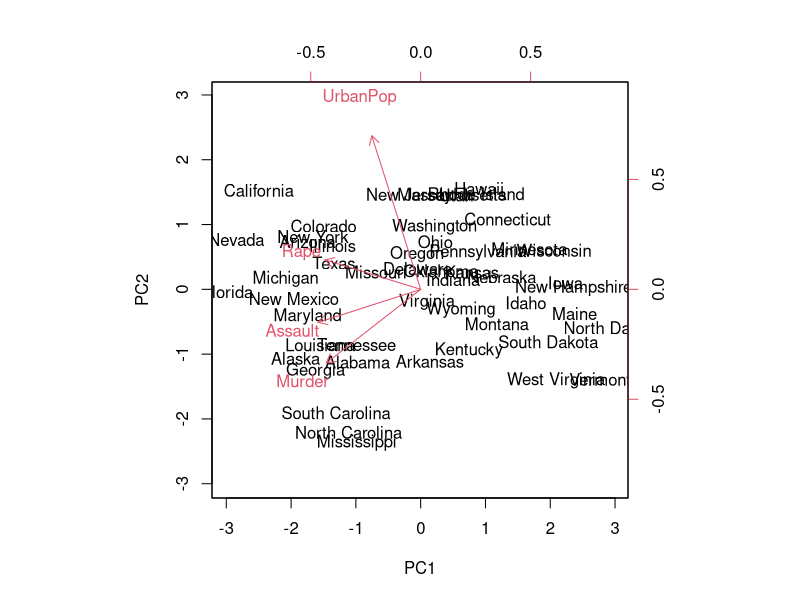
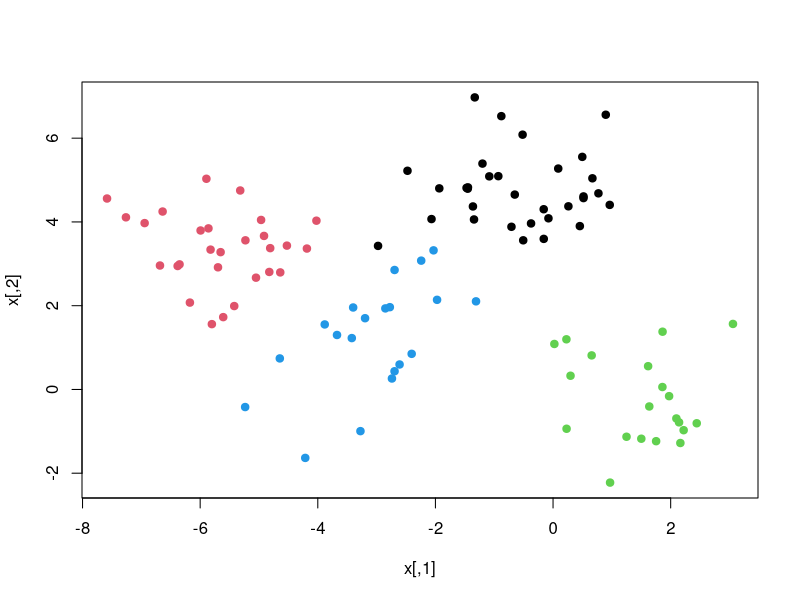
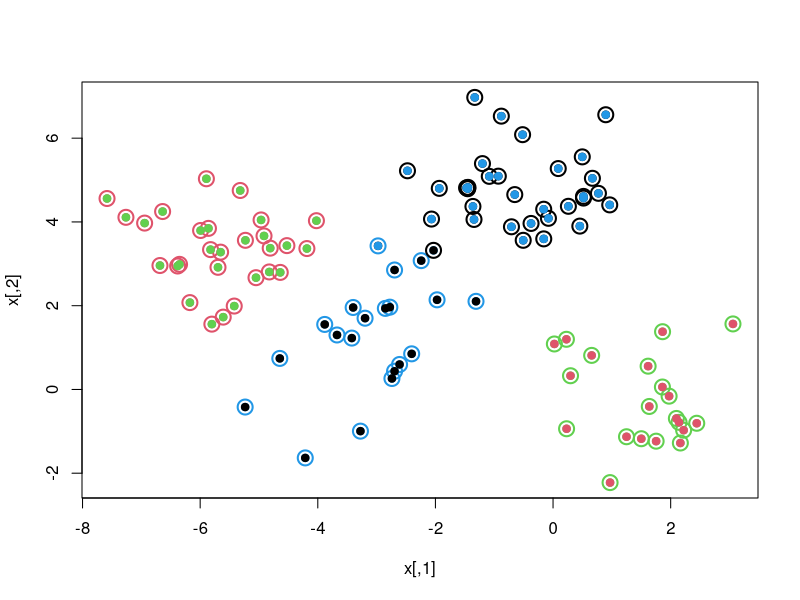
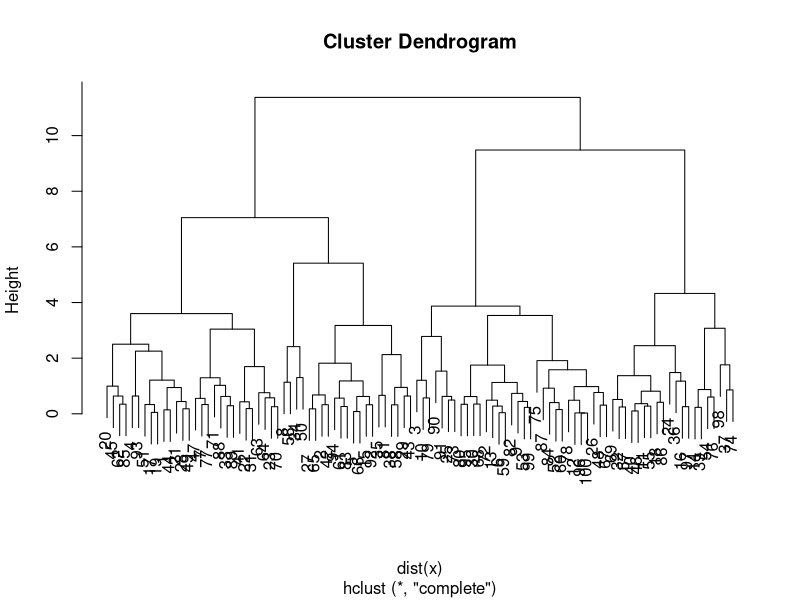
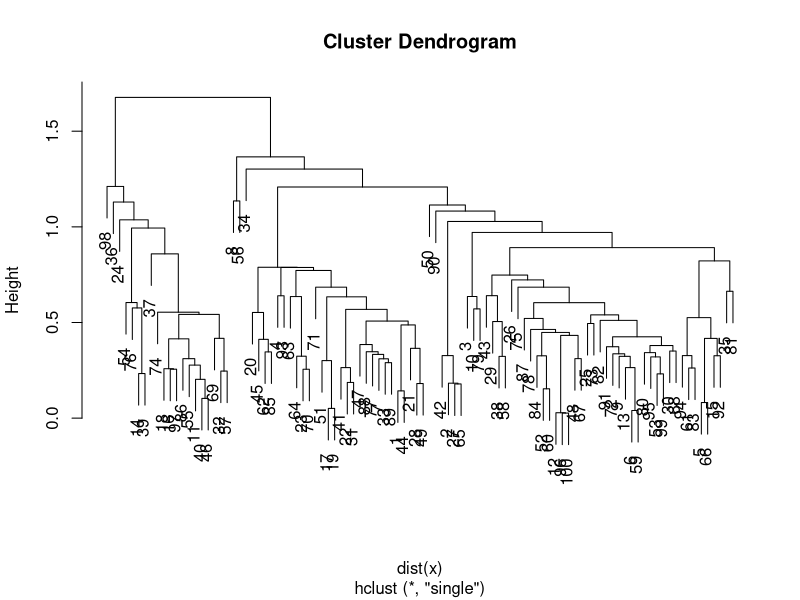
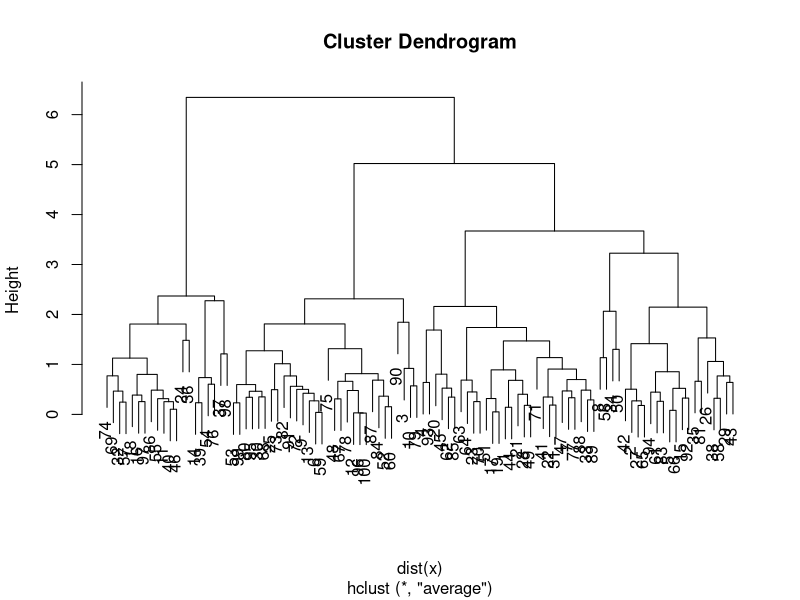

The R source for these figures, in order:
## ---- chunk 1
dimnames(USArrests)
apply(USArrests,2,mean)
apply(USArrests,2, var)
## ---- chunk 2
pca.out=prcomp(USArrests, scale=TRUE)
pca.out
names(pca.out)
biplot(pca.out, scale=0)
## ---- chunk 3
set.seed(101)
x=matrix(rnorm(100*2),100,2)
xmean=matrix(rnorm(8,sd=4),4,2)
which=sample(1:4,100,replace=TRUE)
x=x+xmean[which,]
plot(x,col=which,pch=19)
## ---- chunk 4
km.out=kmeans(x,4,nstart=15)
km.out
plot(x,col=km.out$cluster,cex=2,pch=1,lwd=2)
points(x,col=which,pch=19)
points(x,col=c(4,3,2,1)[which],pch=19)
## ---- chunk 5
hc.complete=hclust(dist(x),method="complete")
plot(hc.complete)
hc.single=hclust(dist(x),method="single")
plot(hc.single)
hc.average=hclust(dist(x),method="average")
plot(hc.average)

